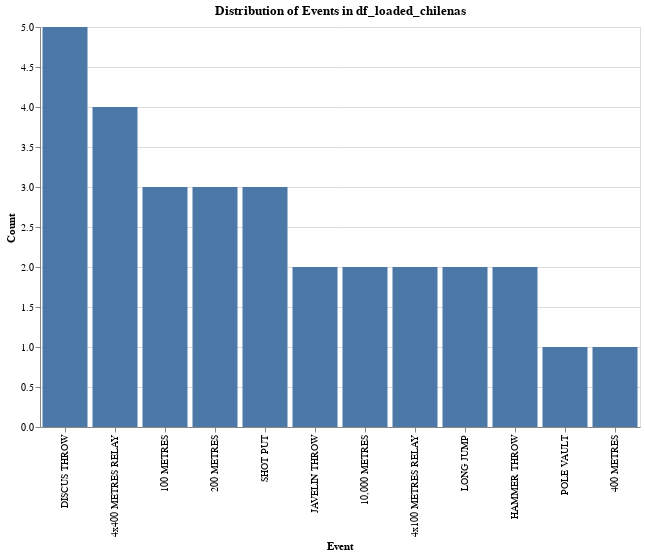

Source (notebook cell):
### Code cell
import altair as alt

# Check if df_loaded_chilenas DataFrame exists and has an 'event' column
if 'df_loaded_chilenas' in locals() and 'event' in df_loaded_chilenas.columns:
    # Count the occurrences of each unique event
    event_counts = df_loaded_chilenas['event'].value_counts().reset_index()
    event_counts.columns = ['event', 'count']

    # Create a bar chart
    chart = alt.Chart(event_counts).mark_bar().encode(
        x=alt.X('event:N', sort='-y', title='Event'), # Sort by count in descending order
        y=alt.Y('count:Q', title='Count'),
        tooltip=['event', 'count']
    ).properties(
        title='Distribution of Events in df_loaded_chilenas',
        width=600,
        height=400
    )

    display(chart)
else:
    print("The 'df_loaded_chilenas' DataFrame or the 'event' column was not found. Please ensure the data is loaded correctly.")

### Figure 1 — Vega-Lite specification as saved in the notebook (floating-point values rounded to 4 significant figures)
{"config": {"view": {"continuousWidth": 300, "continuousHeight": 300}}, "data": {"name": "data-25e6c2c8fdfc3bfac061c506036b4b9c"}, "mark": {"type": "bar"}, "encoding": {"tooltip": [{"field": "event", "type": "nominal"}, {"field": "count", "type": "quantitative"}], "x": {"field": "event", "sort": "-y", "title": "Event", "type": "nominal"}, "y": {"field": "count", "title": "Count", "type": "quantitative"}}, "height": 400, "title": "Distribution of Events in df_loaded_chilenas", "width": 600, "$schema": "https://vega.github.io/schema/vega-lite/v5.20.1.json", "datasets": {"data-25e6c2c8fdfc3bfac061c506036b4b9c": [{"event": "DISCUS THROW", "count": 5}, {"event": "4x400 METRES RELAY", "count": 4}, {"event": "100 METRES", "count": 3}, {"event": "200 METRES", "count": 3}, {"event": "SHOT PUT", "count": 3}, {"event": "JAVELIN THROW", "count": 2}, {"event": "10,000 METRES", "count": 2}, {"event": "4x100 METRES RELAY", "count": 2}, {"event": "LONG JUMP", "count": 2}, {"event": "HAMMER THROW", "count": 2}, {"event": "POLE VAULT", "count": 1}, {"event": "400 METRES", "count": 1}]}}
